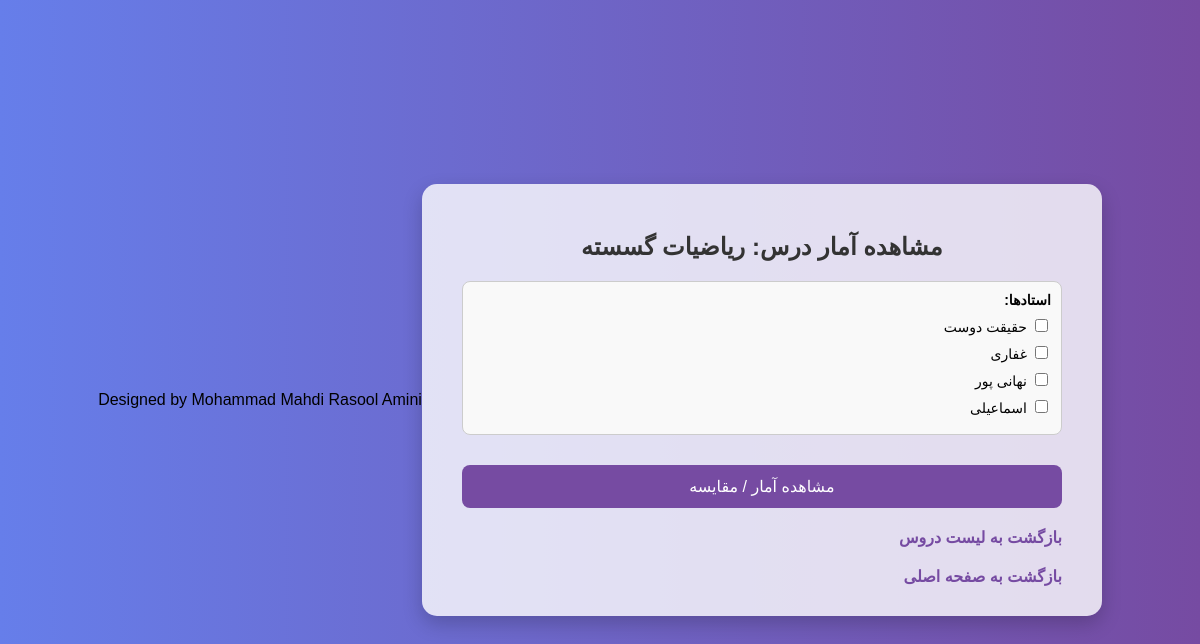
The app's page /stats/6 with its own data.
### tables this page shows
CREATE TABLE Courses (
    id INTEGER PRIMARY KEY AUTOINCREMENT,
    name TEXT
, category TEXT);

CREATE TABLE Professors (
    id INTEGER PRIMARY KEY AUTOINCREMENT,
    name TEXT UNIQUE
);

### app.py (the view, shortened to what this page needs)
@app.route("/stats/<int:course_id>", methods=["GET", "POST"])
def stats(course_id):
    db = get_db()
    course = db.execute("SELECT id, name FROM Courses WHERE id = ?", (course_id,)).fetchone()
    professors = db.execute("""
        SELECT p.id, p.name FROM Professors p
        JOIN CourseProfessor cp ON cp.professor_id = p.id
        WHERE cp.course_id = ?
    """, (course_id,)).fetchall()
    selected_professor_name = None
    stats = None
    comments = []
    compare_results = None
    selected_professors = []
    db.close()
    return render_template(
        "stats.html",
        course=course,
        professors=professors,
        stats=stats,
        comments=comments,
        selected_professor_name=selected_professor_name,
        compare_results=compare_results,
        selected_professors=[int(p) for p in selected_professors] if selected_professors else []
    )

### app.py (called while the page is built)
def get_db():
    conn = sqlite3.connect("ratings.db")
    conn.row_factory = sqlite3.Row
    return conn

### templates/stats.html (shortened to what this page needs)
<!DOCTYPE html>
<html lang="fa" dir="rtl">
<head>
</head>
<body>
  <div class="card">
    <h2>مشاهده آمار درس: {{ course.name }}</h2>
    <form method="POST">
      <div class="professor-checkboxes">
        <label><strong>استادها:</strong></label>
        {% for prof in professors %}
          <label>
            <input type="checkbox" name="professors" value="{{ prof.id }}"
              {% if selected_professors and prof.id in selected_professors %}checked{% endif %}>
            {{ prof.name }}
          </label>
        {% endfor %}
      </div>
      <button type="submit" name="action" value="compare">مشاهده آمار / مقایسه</button>
    </form>
    <a href="/courses">بازگشت به لیست دروس</a><br>
    <a href="/">بازگشت به صفحه اصلی</a>
  </div>
  <div class="footer">
    Designed by Mohammad Mahdi Rasool Amini
  </div>
</body>
</html>

### templates/stats.html (style rules this page uses)
body { font-family: 'Vazirmatn', sans-serif; background: linear-gradient(to right, #667eea, #764ba2); margin: 0; padding: 0; display: flex; align-items: center; justify-content: center; min-height: 100vh; }
.card { background-color: #ffffffcc; padding: 30px 40px; border-radius: 15px; box-shadow: 0 8px 20px rgba(0, 0, 0, 0.2); width: 90%; max-width: 600px; text-align: right; }
h2, h3, h4 { text-align: center; color: #333; }
label, select { display: block; width: 100%; margin-bottom: 15px; font-size: 14px; }
button { width: 100%; padding: 12px; background-color: #764ba2; color: white; border: none; border-radius: 8px; font-size: 16px; cursor: pointer; transition: background-color 0.3s ease; margin-top: 10px; }
a { color: #764ba2; text-decoration: none; display: inline-block; margin-top: 20px; font-weight: bold; }
.professor-checkboxes { margin: 20px 0; max-height: 200px; overflow-y: auto; border: 1px solid #ccc; padding: 10px; border-radius: 8px; background: #f9f9f9; }
.professor-checkboxes label { display: block; margin-bottom: 8px; cursor: pointer; }

### records on screen
Courses: name "ریاضیات گسسته"
Professors: name "حقیقت دوست"
Professors: name "غفاری"
Professors: name "نهانی پور"
Professors: name "اسماعیلی"
